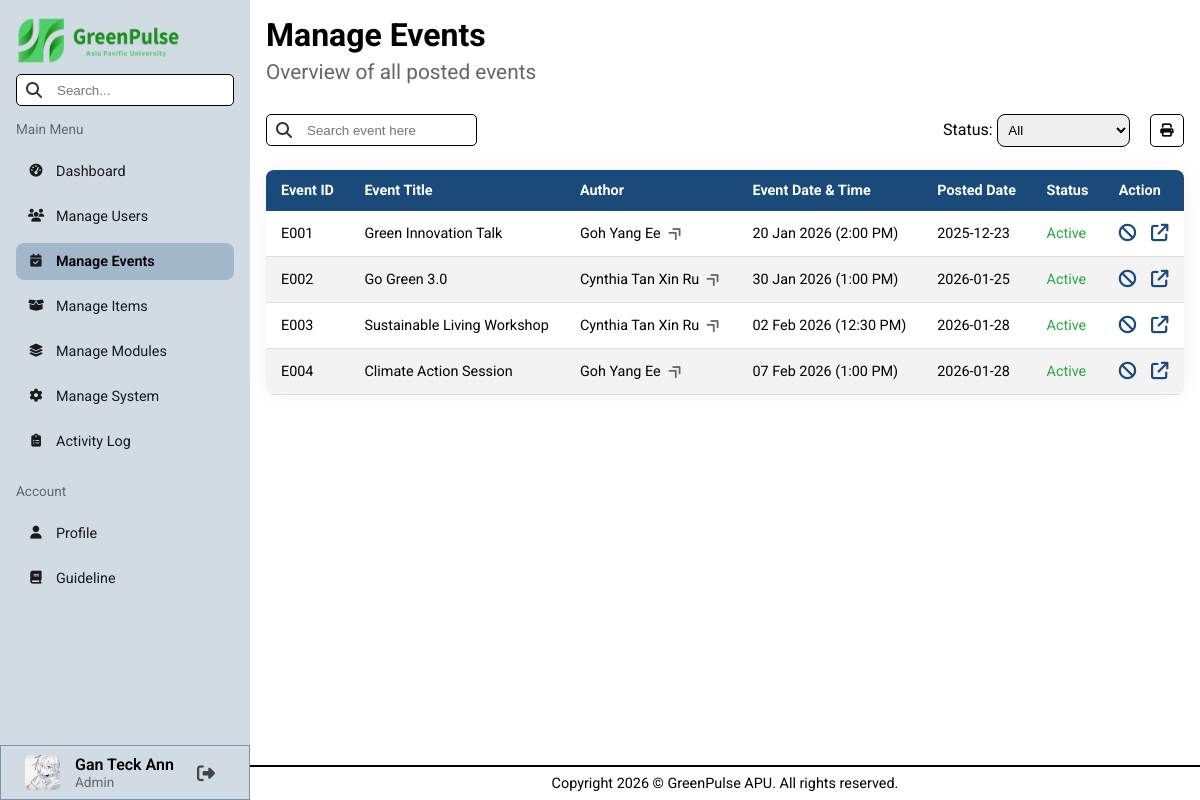
The app's page /pages/admin/manageEvents.php (signed in), older data.
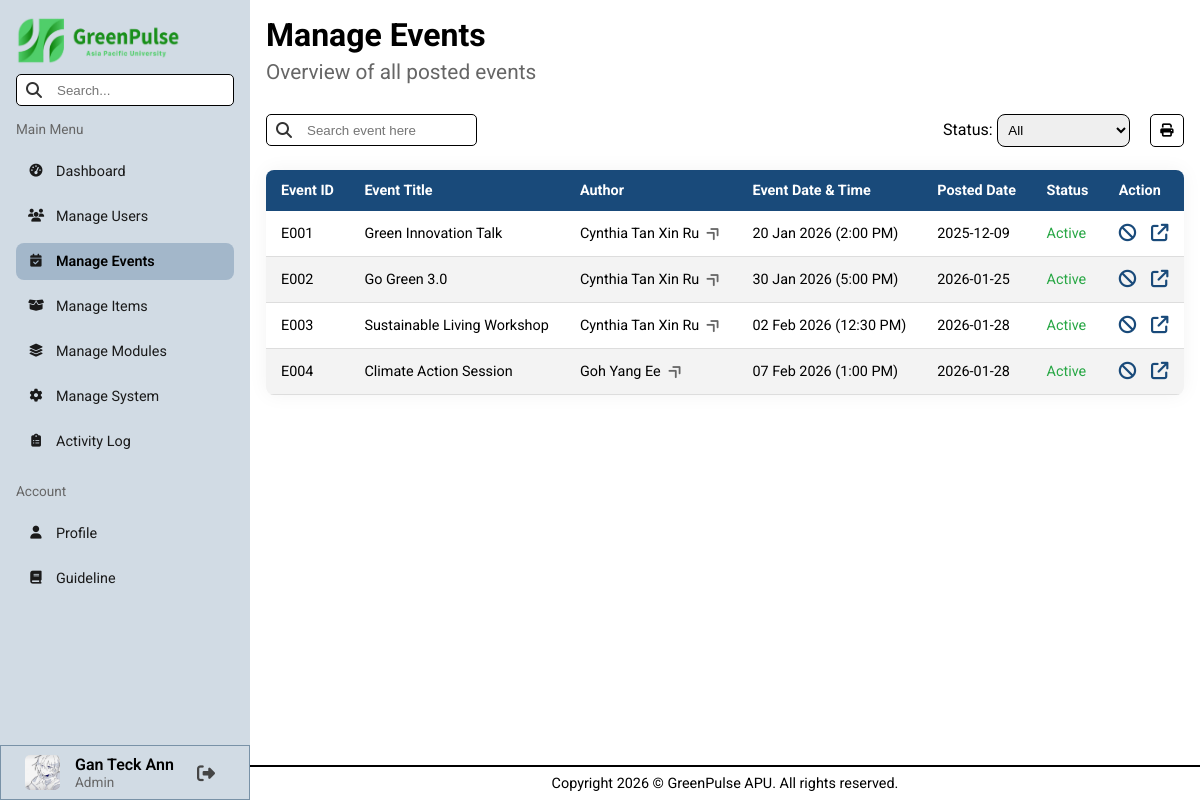
The same page, newer data.
### tables this page shows
CREATE TABLE `events` (
  `event_id` varchar(8) NOT NULL,
  `user_id` varchar(8) NOT NULL,
  `event_title` varchar(100) NOT NULL,
  `event_poster` varchar(255) NOT NULL,
  `event_description` varchar(255) NOT NULL,
  `event_datetime` datetime NOT NULL,
  `duration` varchar(50) NOT NULL,
  `location` varchar(255) NOT NULL,
  `capacity` int(11) NOT NULL,
  `points_given` int(11) NOT NULL,
  `posted_date` date NOT NULL,
  `event_status` varchar(50) NOT NULL DEFAULT 'Active'
);

CREATE TABLE `users` (
  `user_id` varchar(8) NOT NULL,
  `name` varchar(100) NOT NULL,
  `nationality` varchar(50) NOT NULL,
  `gender` char(1) NOT NULL,
  `date_of_birth` date NOT NULL,
  `contact_number` varchar(12) NOT NULL,
  `education_email` varchar(50) NOT NULL,
  `course_name` varchar(255) NOT NULL,
  `registration_date` date NOT NULL,
  `password` varchar(255) NOT NULL,
  `safety_question_1` varchar(150) DEFAULT NULL,
  `answer_1` varchar(150) DEFAULT NULL,
  `safety_question_2` varchar(150) DEFAULT NULL,
  `answer_2` varchar(150) DEFAULT NULL,
  `green_points` int(11) DEFAULT NULL,
  `total_earned` int(11) DEFAULT NULL,
  `avatar` varchar(255) DEFAULT NULL,
  `role` varchar(50) NOT NULL,
  `last_login` datetime DEFAULT NULL,
  `account_status` varchar(50) NOT NULL DEFAULT 'Active'
);

### pages/admin/manageEvents.php (the view, shortened to what the changed rows need)
<?php
    include("../../conn.php");
    include("../../backend/utility.php");
    $sql = "SELECT * FROM events";
    $result = mysqli_query($conn, $sql);
    $events = array();
    if (mysqli_num_rows($result) > 0) {
        while($row = mysqli_fetch_assoc($result)) {
            $events[] = $row;
        }
    }
?>
<!DOCTYPE html>
<html lang="en">
    <head>
        <link rel="stylesheet" href="../../styles/admin.css">
        <?php include("library.php") ?>
    <body>
        <main class="search-area">
            <h1>Manage Events</h1>
            <h2 class="page-subTitle">Overview of all posted events</h2>
            <div class="flex-container desktop-table" style="margin: 1em 0;">
                <table>
                    <thead>
                        <tr>
                            <th>Event ID</th>
                            <th>Event Title</th>
                            <th>Author</th>
                            <th>Event Date & Time</th>
                            <th>Posted Date</th>
                            <th>Status</th>
                            <th>Action</th>
                        </tr>
                    </thead>
                    <tbody>
                        <?php
                            foreach ($events as $row) {
                                $config = tableConfig($row["event_status"]);
                                $textColor = $config[0];
                                $icon = $config[1];
                                $title = $config[2];
                                $nextStatus = $config[3];
                                $author = getUserName($conn, $row["user_id"]);
                                $eventDateTime = $row["event_datetime"];
                                $formatted_dateTime = date("d M Y (g:i A)", strtotime($eventDateTime));
                                echo '<tr>
                                        <td>' . $row['event_id'] . '</td>
                                        <td>' . $row['event_title'] . '</td>
                                        <td>
                                            <a href="viewUserProfile.php?id=' . $row['user_id'] . '" class="redirect-link" title="View User Profile">
                                                ' . $author . '
                                                <i class="fa-solid fa-angle-double-right table-linkIcon"></i>
                                            </a>
                                        </td>
                                        <td>' . $formatted_dateTime . ' </td>
                                        <td>' . ucwords($row['posted_date']) . '</td>
                                        <td style="color:' . $textColor . '">' . $row['event_status'] . '</td>
                                        <td>
                                            <div class="action-container">
                                                <form action="" method="GET">
                                                    <input type="hidden" name="target_eventID" value="' . $row['event_id'] . '">
                                                    <input type="hidden" name="next_status" value="' . $nextStatus . '">
                                                    <button name="btnChangeStatus" type="submit" class="action-btn" title="'. $title .'">
                                                        ' . $icon . '
                                                    </button>
                                                </form>
                                                <a href="viewEventDetails.php?id=' . $row['event_id'] . '" class="action-btn" title="View">
                                                    <i class="fa-solid fa-arrow-up-right-from-square"></i>
                                                </a>
                                            </div>
                                        </td>
                                    </tr>';
                            }
                        ?>
                    </tbody>
                </table>
            </div>
        </main>
    </body>
</html>

### backend/utility.php (shortened to what the changed rows need)
<?php
    function statusColor($status) {
        if ($status === "Active" || $status === "Complete" || $status === "Present") {
            return "#28a745";
        }
        elseif ($status === "Inactive" || $status === "Pending" || $status === "Absent") {
            return "#dc3545";
        }
    }
    function getUserName($conn, $user_id) {
        $sql = "SELECT name FROM users WHERE user_id = '$user_id'";
        $result = mysqli_query($conn, $sql);
        if (mysqli_num_rows($result) > 0) {
            $row = mysqli_fetch_assoc($result);
            return $row["name"];
        }
        return "User Not Found";
    }
    function tableConfig($status) {
        $icon = ""; $textColor = ""; $nextStatus = "";
        switch ($status) {
            case "Active":
                $icon = "<i class='fa-solid fa-ban'></i>";
                $textColor = statusColor($status);
                $nextStatus = "Inactive";
                break;
        }
        $title = $nextStatus;
        return array($textColor, $icon, $title, $nextStatus);
    }
?>

Row changes from the older to the newer data that the page shows:
changed events "Green Innovation Talk": user.name "Goh Yang Ee" → "Cynthia Tan Xin Ru"; posted_date "2025-12-23" → "2025-12-09"
changed events "Go Green 3.0": event_datetime "30 Jan 2026 (1:00 PM)" → "30 Jan 2026 (5:00 PM)"
